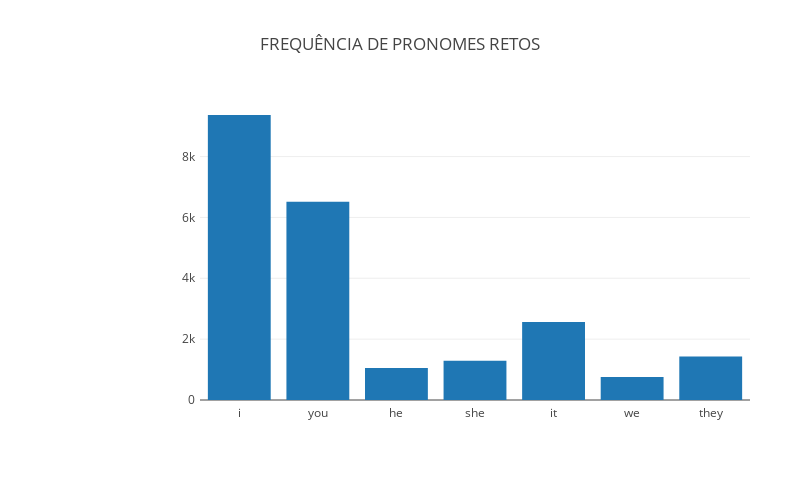

Notebook code for this chart:
### Markdown cell above
**Plotagem dos graficos com as frequências dos pronomes**

### Code cell
sf_pronomes_retos  = pd.Series(pronomes_retos,index=pronomes_retos.keys())
data = [go.Bar(
            x = sf_pronomes_retos.keys(),
            y = sf_pronomes_retos
    )]

layout = go.Layout(
    title='FREQUÊNCIA DE PRONOMES RETOS',
    autosize=False,
    width=800,
    height=500,
    margin=go.layout.Margin(
        l=200,
        r=50,
        b=100,
        t=100,
        pad=4
    ),
    paper_bgcolor='#ffffff',
    plot_bgcolor='#ffffff'
)

fig = dict(data = data, layout = layout)
iplot(fig, filename='basic-bar')

### Figure 1 — Plotly figure (JSON) as saved in the notebook; plotly's stock layout.template omitted (floating-point values rounded to 4 significant figures)
{"data": [{"type": "bar", "uid": "85a3bff8-1365-11e9-b654-9706a43b8540", "x": ["i", "you", "he", "she", "it", "we", "they"], "y": [9366, 6514, 1048, 1293, 2566, 755, 1433]}], "layout": {"autosize": false, "height": 500, "margin": {"b": 100, "l": 200, "pad": 4, "r": 50, "t": 100}, "paper_bgcolor": "#ffffff", "plot_bgcolor": "#ffffff", "title": "FREQUÊNCIA DE PRONOMES RETOS", "width": 800}}
